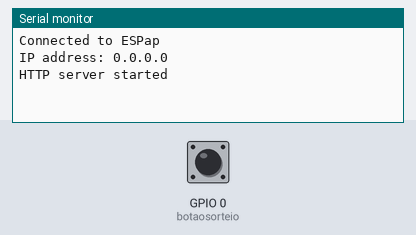
A sketch run on a simulated ESP8266 (NodeMCU). On the bench: the last lines printed to the serial monitor. The inputs (shaded band) are chosen by the test bench; at power-on: GPIO 0 (botaosorteio) HIGH. Random numbers use the default seed unless the sketch sets one.

Above: at 6.2 s.
6.3 s: GPIO 0 (botaosorteio) pulled LOW for 0.15 s
At 7.5 s:
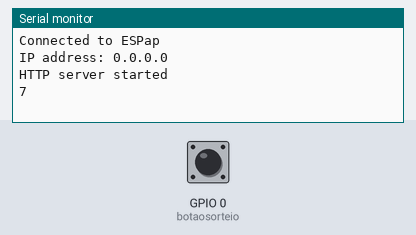
7.9 s: GPIO 0 (botaosorteio) pulled LOW for 1 s
At 8.7 s:
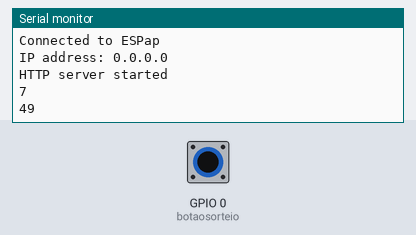

Measured:
- after the input at 6.3 s, the serial monitor: prints a new line at once (image 1)
- after the input at 7.9 s, the serial monitor: prints a new line at once (image 2)

The sketch:

sorteio_ajax.ino
```cpp
/*
  BOARD - NODEMCU ESP8266

  Apresenta o número sorteado em uma página após pressionar o
  botão flash, usando ajax.

  Autores:
  Antonio Braga (www.antonio.mobi)
  Thiago Ferauche (thiago.ferauche@gmail.com)

  Grupo: Santos Hacker Clube


*/

#include <ESP8266WiFi.h>
#include <WiFiClient.h>
#include <ESP8266WebServer.h>

#ifndef APSSID
#define APSSID "ESPap"
#define APPSK  "thereisnospoon"
#endif


#include "index.h"


int botaoSorteio = 0;
int randomSorteio;
const int botaosorteio = 0;
const char *ssid = APSSID;
const char *password = APPSK;

ESP8266WebServer server(80);

void handleRoot() {
 String s = MAIN_page;
 server.send(200, "text/html", s);
}

void handleADC() {

    int x = randomSorteio;
    String sorteioValue = String(x);
    server.send(200, "text/plane", sorteioValue);
    delay (1000);


}

void setup(void){

  pinMode(0, INPUT_PULLUP);
  Serial.begin(115200);
  WiFi.softAP(ssid, password);
  delay(5000);
  Serial.println("");
  Serial.println("");
  Serial.print("Connected to ");
  Serial.println(ssid);
  Serial.print("IP address: ");
  Serial.println(WiFi.localIP());
  IPAddress myIP = WiFi.softAPIP();
  randomSeed(digitalRead(0));
  server.on("/", handleRoot);
  server.on("/readADC", handleADC);
  server.begin();
  Serial.println("HTTP server started");
}

void loop(void){

  botaoSorteio = digitalRead(botaosorteio);
  if ( botaoSorteio == HIGH) {

    delay(10);

  }

  else {

    randomSorteio = random(0, 50);
    Serial.println(randomSorteio);
    delay(1000);
  }

  server.handleClient();

}

/*
   Copyright (c) 2015, Majenko Technologies
   All rights reserved.

   Redistribution and use in source and binary forms, with or without modification,
   are permitted provided that the following conditions are met:

 * * Redistributions of source code must retain the above copyright notice, this
     list of conditions and the following disclaimer.

 * * Redistributions in binary form must reproduce the above copyright notice, this
     list of conditions and the following disclaimer in the documentation and/or
     other materials provided with the distribution.

 * * Neither the name of Majenko Technologies nor the names of its
     contributors may be used to endorse or promote products derived from
     this software without specific prior written permission.

   THIS SOFTWARE IS PROVIDED BY THE COPYRIGHT HOLDERS AND CONTRIBUTORS "AS IS" AND
   ANY EXPRESS OR IMPLIED WARRANTIES, INCLUDING, BUT NOT LIMITED TO, THE IMPLIED
   WARRANTIES OF MERCHANTABILITY AND FITNESS FOR A PARTICULAR PURPOSE ARE
   DISCLAIMED. IN NO EVENT SHALL THE COPYRIGHT HOLDER OR CONTRIBUTORS BE LIABLE FOR
   ANY DIRECT, INDIRECT, INCIDENTAL, SPECIAL, EXEMPLARY, OR CONSEQUENTIAL DAMAGES
   (INCLUDING, BUT NOT LIMITED TO, PROCUREMENT OF SUBSTITUTE GOODS OR SERVICES;
   LOSS OF USE, DATA, OR PROFITS; OR BUSINESS INTERRUPTION) HOWEVER CAUSED AND ON
   ANY THEORY OF LIABILITY, WHETHER IN CONTRACT, STRICT LIABILITY, OR TORT
   (INCLUDING NEGLIGENCE OR OTHERWISE) ARISING IN ANY WAY OUT OF THE USE OF THIS
   SOFTWARE, EVEN IF ADVISED OF THE POSSIBILITY OF SUCH DAMAGE.
*/
```

index.h
```cpp
const char MAIN_page[] PROGMEM = R"=====(
<!DOCTYPE html>
<html>
<body>

<div id="demo">
<h1>SANTOS HACKER CLUBE <h1>
<h1>SORTEIO ARDUINO DAY 2020 <h1>
<h3>Pressione e segure o FLASH da placa <h3>


</div>

<div>
 <h1> Num. Sorteado  = <span id="sorteioValue">0</span><br> <h1>

</div>
<script>
function sendData(led) {
  var xhttp = new XMLHttpRequest();
  xhttp.onreadystatechange = function() {
    if (this.readyState == 4 && this.status == 200) {
      document.getElementById("LEDState").innerHTML =
      this.responseText;
    }
  };
  xhttp.open("GET", "setLED?LEDstate="+led, true);
  xhttp.send();
}

setInterval(function() {
  // chama
  getData();
}, 500); //2000
function getData() {
  var xhttp = new XMLHttpRequest();
  xhttp.onreadystatechange = function() {
    if (this.readyState == 4 && this.status == 200) {
      document.getElementById("sorteioValue").innerHTML =
      this.responseText;
    }
  };
  xhttp.open("GET", "readADC", true);
  xhttp.send();
}
</script>


<h3>Santos Hacker Clube<h3>
</body>
</html>
)=====";
```
